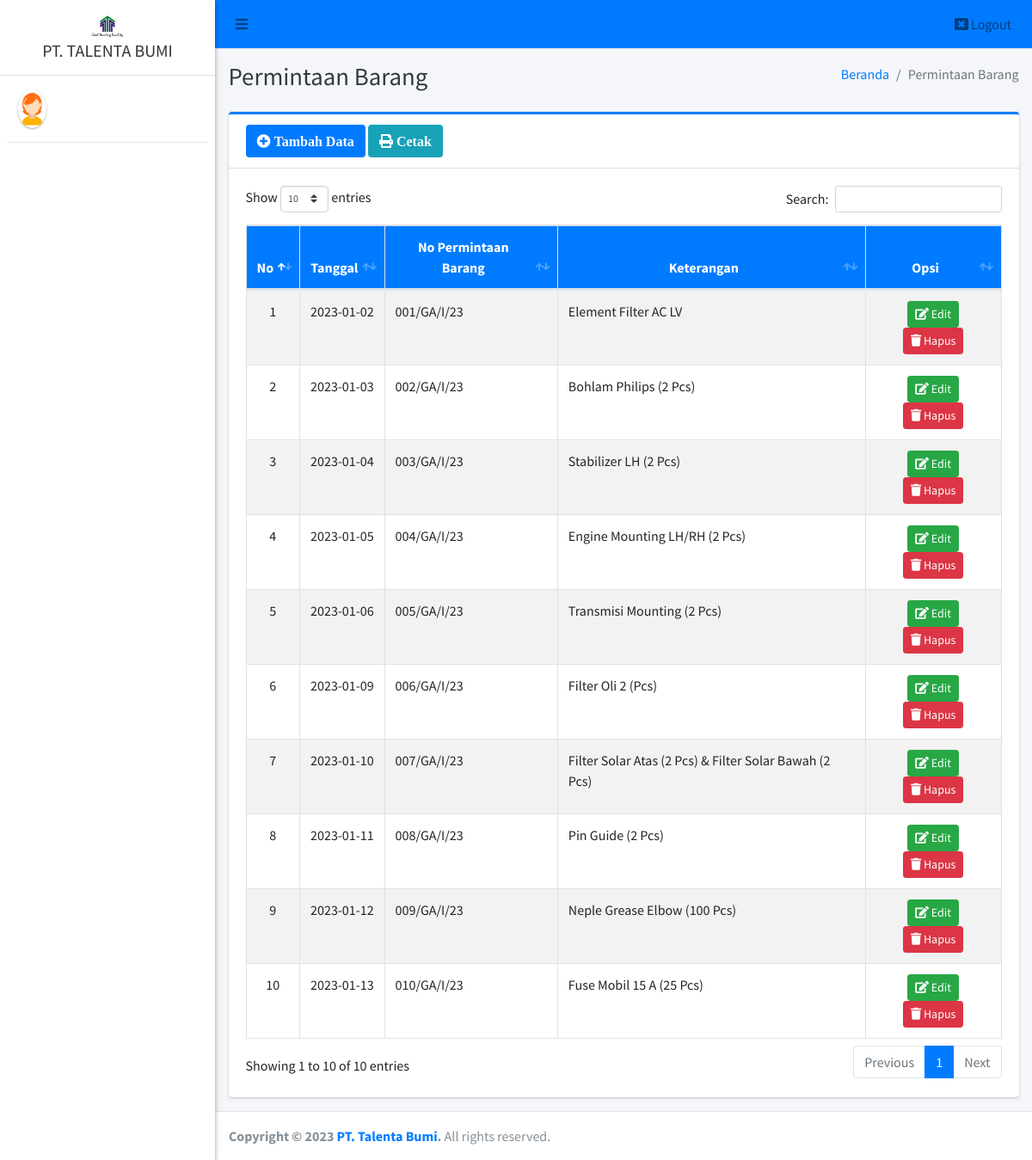
/pimpinan/pb/index.php, run on the app's committed database.
### tables this page shows
CREATE TABLE `pb` (
  `id_pb` int(11) NOT NULL,
  `tanggal_permintaan` date NOT NULL,
  `no_pb` varchar(40) NOT NULL,
  `keterangan` text NOT NULL,
  `jumlah` varchar(20) DEFAULT NULL,
  `satuan` varchar(20) DEFAULT NULL
);

### pimpinan/pb/index.php (the view, shortened to what this page needs)
<?php
require '../../config/koneksi.php';
?>
<!DOCTYPE html>
<html>
<?php
include '../../templates/head.php';
?>
<body class="hold-transition sidebar-mini layout-fixed">
    <div class="wrapper">
        <?php
        include '../../templates/navbar.php';
        ?>
        <?php
        include '../../templates/sidebar.php';
        ?>
        <div class="content-wrapper">
            <div class="content-header">
                <div class="container-fluid">
                    <div class="row mb-2">
                        <div class="col-sm-6">
                            <h1 class="m-0 text-dark">Permintaan Barang</h1>
                        </div>
                        <div class="col-sm-6">
                            <ol class="breadcrumb float-sm-right">
                                <li class="breadcrumb-item"><a href="#">Beranda</a></li>
                                <li class="breadcrumb-item active">Permintaan Barang</li>
                            </ol>
                        </div>
                    </div>
                </div>
            </div>
            <section class="content">
                <div class="container-fluid">
                    <div class="row">
                        <div class="col-12">
                            <div class="card card-primary card-outline">
                                <div class="card-header">
                                    <a href="tambah" class="btn bg-primary"><i class="fa fa-plus-circle"> Tambah Data</i></a>
                                    <a href="print" target="blank" class="btn bg-info"><i class="fa fa-print"> Cetak</i></a>
                                </div>
                                <div class="card-body">
                                    <div class="table-responsive">
                                        <table id="example1" class="table table-bordered table-striped">
                                            <thead class="bg-primary">
                                                <tr align="center">
                                                    <th>No</th>
                                                    <th>Tanggal</th>
                                                    <th>No Permintaan Barang</th>
                                                    <th>Keterangan</th>
                                                    <th>Opsi</th>
                                                </tr>
                                            </thead>
                                            <tbody style="background-color: white">
                                                <?php
                                                $no = 1;
                                                $data = $koneksi->query("SELECT * FROM pb ORDER BY id_pb ASC");
                                                while ($row = $data->fetch_array()) {
                                                ?>
                                                    <tr>
                                                        <td align="center"><?= $no++ ?></td>
                                                        <td><?= $row['tanggal_permintaan'] ?></td>
                                                        <td><?= $row['no_pb'] ?></td>
                                                        <td><?= $row['keterangan'] ?></td>
                                                        <td align="center">
                                                            <a href="edit?id=<?= $row['id_pb'] ?>" class="btn btn-success btn-sm" title="Edit"><i class="fa fa-edit"></i> Edit</a>
                                                            <a href="hapus?id=<?= $row['id_pb'] ?>" class="btn btn-danger btn-sm alert-hapus" title="Hapus"><i class="fa fa-trash"></i> Hapus</a>
                                                        </td>
                                                    </tr>
                                                <?php } ?>
                                            </tbody>
                                        </table>
                                    </div>
                                </div>
                            </div>
                        </div>
                    </div>
                </div>
            </section>
        </div>
        <?php include_once "../../templates/footer.php"; ?>
    </div>
</body>
</html>

### data on the page
pb: tanggal_permintaan "2023-01-02", no_pb "001/GA/I/23", keterangan "Element Filter AC LV"
pb: tanggal_permintaan "2023-01-03", no_pb "002/GA/I/23", keterangan "Bohlam Philips (2 Pcs)"
pb: tanggal_permintaan "2023-01-04", no_pb "003/GA/I/23", keterangan "Stabilizer LH (2 Pcs)"
pb: tanggal_permintaan "2023-01-05", no_pb "004/GA/I/23", keterangan "Engine Mounting LH/RH (2 Pcs)"
pb: tanggal_permintaan "2023-01-06", no_pb "005/GA/I/23", keterangan "Transmisi Mounting (2 Pcs)"
pb: tanggal_permintaan "2023-01-09", no_pb "006/GA/I/23", keterangan "Filter Oli 2 (Pcs)"
pb: tanggal_permintaan "2023-01-10", no_pb "007/GA/I/23", keterangan "Filter Solar Atas (2 Pcs) & Filter Solar Bawah (2 Pcs)"
pb: tanggal_permintaan "2023-01-11", no_pb "008/GA/I/23", keterangan "Pin Guide (2 Pcs)"
pb: tanggal_permintaan "2023-01-12", no_pb "009/GA/I/23", keterangan "Neple Grease Elbow (100 Pcs)"
pb: tanggal_permintaan "2023-01-13", no_pb "010/GA/I/23", keterangan "Fuse Mobil 15 A (25 Pcs)"
